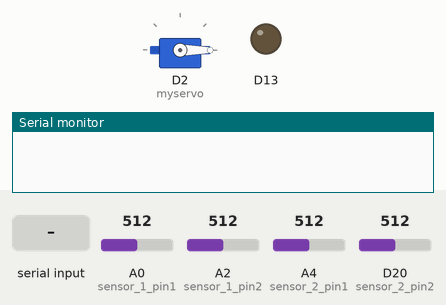
A sketch run on a simulated Arduino Zero (SAMD21). Parts: servo, output pins drawn as LEDs (lit = HIGH), the last lines printed to the serial monitor. Inputs (shaded band) come from the test bench; at power-on: A0 (sensor_1_pin1) = 512, A2 (sensor_1_pin2) = 512, A4 (sensor_2_pin1) = 512, D20 (sensor_2_pin2) = 512 (analog values on the 0–1023 scale).

Above: at 0.0 s.
At 0.6 s:
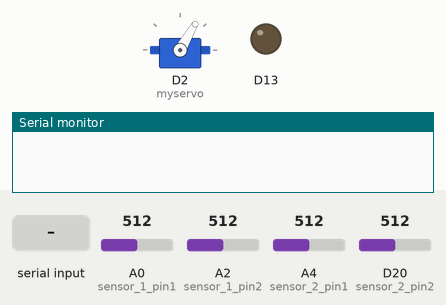
At 3.7 s:
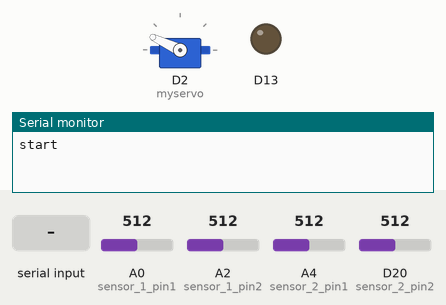
3.8 s: "1" received over Serial
Timing chart, 0 to 6.8 s (numbered marks = the images above; inputs shaded):
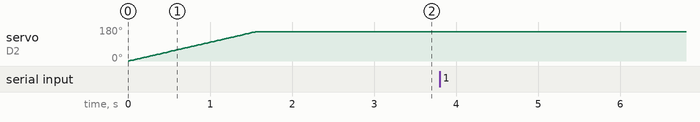

The sketch:

anti_missile_interceptor.ino
```cpp
#include <Servo.h>


Servo myservo;

int angle1 = 0;

int angle2 = 90;


int sensor_1_pin1 = A0;

int sensor_1_pin2 = A2;

int sensor_2_pin1 = A4;

int sensor_2_pin2 = A6;


int S1_counts,S2_counts,S3_counts,S4_counts;

bool S1,S2,S3,S4;

bool S1_old,S2_old,S3_old,S4_old;

bool S1_rising, S2_rising,S3_rising,S4_rising;


int S1_timer,S3_timer;

long t1,t2,t3,t4,t5;

int state_1,state_2,state_3,state_4;

long S1_start_time,S1_end_time,S3_start_time,S3_end_time;

long S2_start_time,S2_end_time,S4_start_time,S4_end_time;

int S1_pulse_width,S2_pulse_width;

double Velocity1,Velocity2,Velocity3,Velocity4;

bool trigger1,trigger2,trigger3,trigger4,trigger5;

bool done=false;

long dt=0;


void setup() {

  pinMode(13, OUTPUT);

  myservo.attach(2);        // attaches the servo on pin 2 to the servo object

  Serial.begin(115200);

  analogReadResolution(12);


       for (int pos = 0; pos <= 155; pos += 1)

       {

       myservo.write(pos);

       delay(10);

       }


  delay(1000);

  Serial.println("start");

  state_1 =0;

  state_2 =0;

  state_3 =0;

  state_4 =0;

  t3=millis();

}

char mode = 0;


void loop() {

    t1=micros();


    S1_counts = analogRead(sensor_1_pin1); if(S1_counts < 1400){S1=true;}else{S1=false;}

    delayMicroseconds(50);

    S2_counts = analogRead(sensor_1_pin2);if(S2_counts < 1400){S2=true;}else{S2=false;}

    delayMicroseconds(50);

    S3_counts = analogRead(sensor_2_pin1);if(S3_counts < 1400){S3=true;}else{S3=false;}

    delayMicroseconds(50);

    S4_counts = analogRead(sensor_2_pin2);if(S4_counts < 1400){S4=true;}else{S4=false;}


    if(S1==true && S1_old == false){S1_rising = true;}else{S1_rising = false;} S1_old=S1;

    if(S2==true && S2_old == false){S2_rising = true;}else{S2_rising = false;} S2_old=S2;

    if(S3==true && S3_old == false){S3_rising = true;}else{S3_rising = false;} S3_old=S3;

    if(S4==true && S4_old == false){S4_rising = true;}else{S4_rising = false;} S4_old=S4;


    //--measure +ve velocity sensor1

    if(state_1==0 && S1_rising ==true){S1_start_time=micros();state_1=1;}

    if(state_1==1 && S2_rising ==true){S1_end_time = micros();Velocity1 = 50000.0/(S1_end_time-S1_start_time);state_1=0; trigger1=true;trigger5=true;}

    if(state_1==1 && (micros()-S1_start_time) > 500000){state_1=0;}


    //--measure +ve velocity sensor2

    if(state_2==0 && S3_rising ==true){S3_start_time=micros();state_2=1;}

    if(state_2==1 && S4_rising ==true){S3_end_time = micros();Velocity2 = 50000.0/(S3_end_time-S3_start_time);state_2=0;trigger2=true;}

    if(state_2==1 && (micros()-S3_start_time) > 500000){state_2=0;}


    //---measure -ve velocity sensor1

    if(state_3==0 && S2_rising ==true){S2_start_time=micros();state_3=1;}

    if(state_3==1 && S1_rising ==true){S2_end_time = micros();Velocity3 = 50000.0/(S2_end_time-S2_start_time);state_3=0; trigger3=true;}

    if(state_3==1 && (micros()-S2_start_time) > 500000){state_3=0;}


   //---measure -ve velocity sensor2

    if(state_4==0 && S4_rising ==true){S4_start_time=micros();state_4=1;}

    if(state_4==1 && S3_rising ==true){S4_end_time = micros();Velocity4 = 50000.0/(S4_end_time-S4_start_time);state_4=0;trigger4=true;}

    if(state_4==1 && (micros()-S4_start_time) > 500000){state_4=0;}


 if(mode==1)

 {

    if(trigger5==true)//----caculate the time delay and activate servo to allow the ball to fall for colision

    {

       dt=400.0/Velocity1;

       if(dt>480){dt=dt-480;}else{dt=0;}

       delay(dt);

       for (int pos = 155; pos > 130; pos -= 1) {

       myservo.write(pos);

       delay(1);

       }

       delay(800);

       for (int pos = 130; pos <= 155; pos += 1) {

       myservo.write(pos);

       delay(1);

       }

      trigger5=false;

    }

    }


  t2=micros();

//  Serial.print(S1);

//  Serial.print("  ");

//  Serial.print(S2);

//  Serial.print("  ");

//  Serial.print(S3);

//  Serial.print("  ");

//  Serial.print(S4);

//  Serial.print("  ");

//  Serial.print(Velocity1,3);

//  Serial.print("  ");

//  Serial.print(Velocity2,3);

//  Serial.print("  ");

//  Serial.print(t2-t1);

//  //Serial.print(50.0/(t2-t1),3);

//  Serial.println();


//if(millis()-t3> 5000 && done==false){

//  t4=micros();

//   myservo.write(150);

//   done=true;

//}

//if(trigger2==true){t5=micros();Serial.print(t5-t4);Serial.print(" = t");}


//if(trigger1==true){Serial.print(t2-t1);Serial.print(" V1-->"); Serial.println(Velocity1,3);trigger1=false; }

//if(trigger2==true){Serial.print(t2-t1);Serial.print(" V2-->"); Serial.println(Velocity2,3);trigger2=false; }

//if(trigger3==true){Serial.print(t2-t1);Serial.print(" V1-->"); Serial.println(-Velocity3,3);trigger3=false;}

//if(trigger4==true){Serial.print(t2-t1);Serial.print(" V2-->"); Serial.println(-Velocity4,3);trigger4=false;}


if(Serial.available() >0){

  char ch = Serial.read();

  if(ch == 'A'){ mode = 0;}

  if(ch == 'B'){ mode = 1;}

  if(ch == '1'){if(trigger1==true){Serial.println(Velocity1,3);trigger1=false;Serial.print(",1E"); }else {Serial.print("0,0E");}}

  if(ch == '2'){if(trigger2==true){Serial.println(-Velocity2,3);trigger2=false;Serial.print(",1E"); }else {Serial.print("0,0E");}}

  if(ch == '3'){if(trigger3==true){Serial.println(-Velocity3,3);trigger3=false;Serial.print(",1E"); }else {Serial.print("0,0E");}}

  if(ch == '4'){if(trigger4==true){Serial.println(Velocity4,3);trigger4=false;Serial.print(",1E"); }else {Serial.print("0,0E");}}

}


//  delay(1);

}
```
